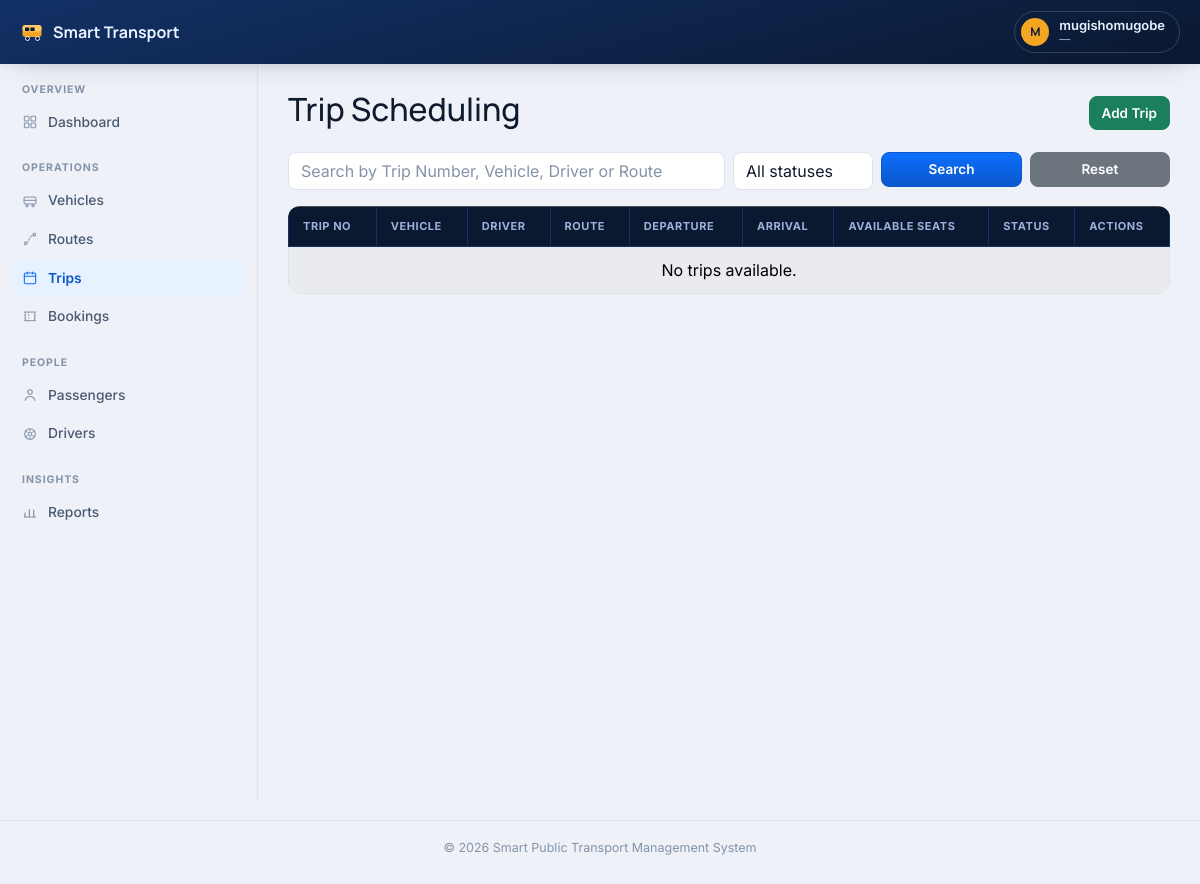
The app's page /trips/ (signed in), older data.
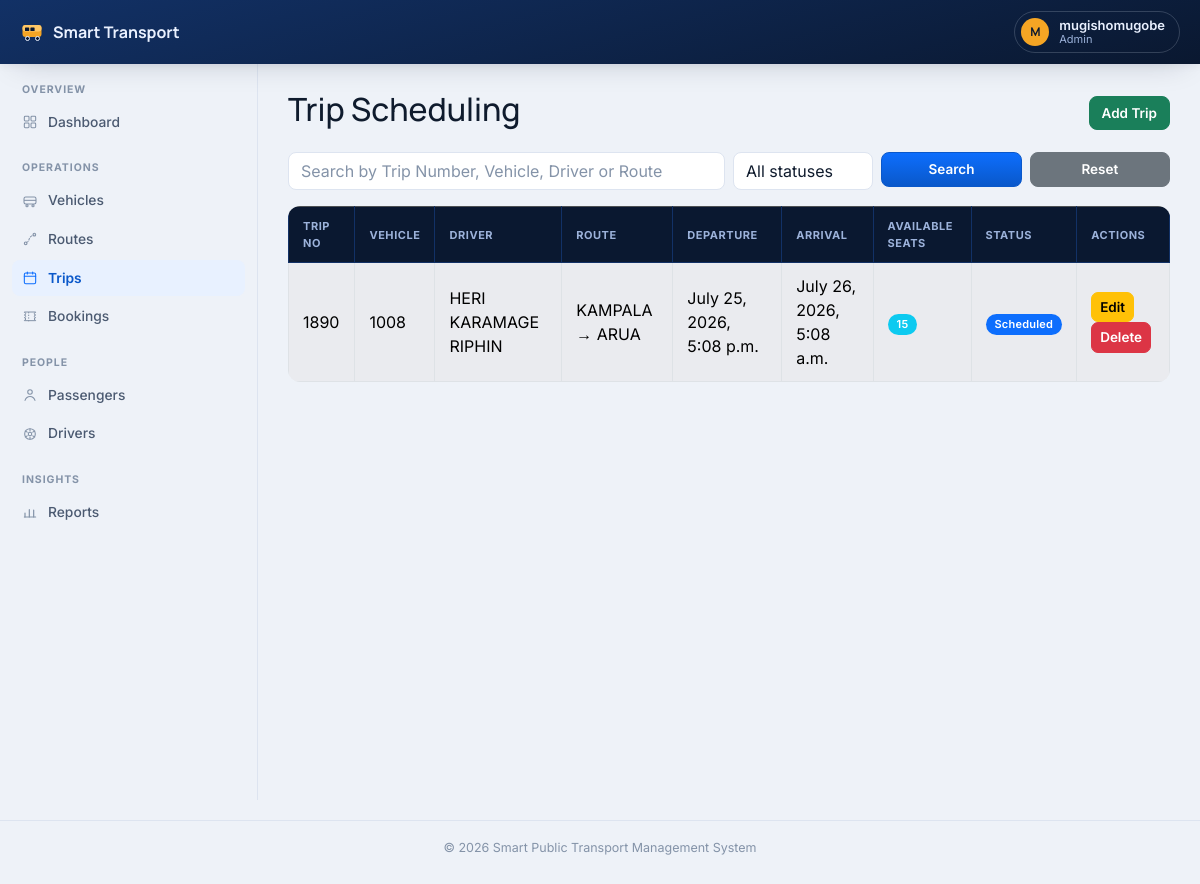
The same page, newer data.
### accounts/models.py (models this page shows, shortened)
class Profile(models.Model):
    ROLE_CHOICES = [
        ('ADMIN', 'Administrator'),
        ('STAFF', 'Staff'),
        ('PASSENGER', 'Passenger'),
    ]
    user = models.OneToOneField(
        User,
        on_delete=models.CASCADE
    )
    phone = models.CharField(
        max_length=20,
        blank=True
    )
    address = models.TextField(
        blank=True
    )
    profile_picture = models.ImageField(
        upload_to='profiles/',
        blank=True,
        null=True
    )
    role = models.CharField(
        max_length=20,
        choices=ROLE_CHOICES,
        default='PASSENGER'
    )
    created_at = models.DateTimeField(
        auto_now_add=True
    )

### trips/models.py (models this page shows, shortened)
class Trip(models.Model):
    STATUS_CHOICES = [
        ("SCHEDULED", "Scheduled"),
        ("IN_PROGRESS", "In Progress"),
        ("COMPLETED", "Completed"),
        ("CANCELLED", "Cancelled"),
    ]
    trip_number = models.CharField(
        max_length=30,
        unique=True
    )
    vehicle = models.ForeignKey(
        Vehicle,
        on_delete=models.CASCADE
    )
    driver = models.ForeignKey(
        Driver,
        on_delete=models.CASCADE
    )
    route = models.ForeignKey(
        Route,
        on_delete=models.CASCADE
    )
    departure_time = models.DateTimeField()
    arrival_time = models.DateTimeField()
    available_seats = models.PositiveIntegerField()
    status = models.CharField(
        max_length=20,
        choices=STATUS_CHOICES,
        default="SCHEDULED"
    )
    notes = models.TextField(
        blank=True
    )
    created_at = models.DateTimeField(
        auto_now_add=True
    )

### vehicles/models.py (models this page shows, shortened)
class Vehicle(models.Model):
    BUS = "Bus"
    TAXI = "Taxi"
    MINIBUS = "Minibus"
    VEHICLE_TYPES = [
        (BUS, "Bus"),
        (TAXI, "Taxi"),
        (MINIBUS, "Minibus"),
    ]
    vehicle_number = models.CharField(max_length=100, unique=True)
    vehicle_type = models.CharField(
        max_length=50,
        choices=VEHICLE_TYPES
    )
    seating_capacity = models.PositiveIntegerField()
    model = models.CharField(max_length=100)
    manufacturer = models.CharField(max_length=100)
    year = models.PositiveIntegerField()
    image = models.ImageField(upload_to='vehicles/')
    created_at = models.DateTimeField(auto_now_add=True)
    class Meta:
        ordering = ['vehicle_number']

### drivers/models.py (models this page shows, shortened)
class Driver(models.Model):
    full_name = models.CharField(max_length=200)
    phone = models.CharField(max_length=20)
    license_number = models.CharField(max_length=100, unique=True)
    years_of_experience = models.PositiveIntegerField(default=0)
    photo = models.ImageField(upload_to='drivers/')
    created_at = models.DateTimeField(auto_now_add=True)
    class Meta:
        ordering = ['full_name']

### routes/models.py (models this page shows, shortened)
class Route(models.Model):
    STATUS_CHOICES = [
        ("ACTIVE", "Active"),
        ("INACTIVE", "Inactive"),
    ]
    origin = models.CharField(max_length=200)
    destination = models.CharField(max_length=200)
    distance = models.DecimalField(
        max_digits=8,
        decimal_places=2
    )
    estimated_duration = models.DurationField()
    fare = models.DecimalField(
        max_digits=10,
        decimal_places=2
    )
    status = models.CharField(
        max_length=20,
        choices=STATUS_CHOICES,
        default="ACTIVE"
    )
    description = models.TextField(
        blank=True
    )
    created_at = models.DateTimeField(
        auto_now_add=True
    )
    class Meta:
        ordering = ["origin", "destination"]

### trips/views.py (the view, shortened to what this page needs)
@login_required
def trip_list(request):
    query = request.GET.get("q")
    trips = Trip.objects.select_related(
        "vehicle",
        "driver",
        "route"
    ).all().order_by("-departure_time")
    status = request.GET.get("status")
    if status:
        trips = trips.filter(status=status)
    paginator = Paginator(trips, 10)
    page = request.GET.get("page")
    trips = paginator.get_page(page)
    return render(
        request,
        "trips/trip_list.html",
        {
            "trips": trips,
            "query": query,
            "status": status,
            "status_choices": Trip.STATUS_CHOICES,
        }
    )

### templates/trips/trip_list.html (shortened to what this page needs)
{% extends "base.html" %}
{% block content %}
<div class="d-flex justify-content-between align-items-center mb-3">
    <h2>Trip Scheduling</h2>
    {% if user.is_superuser or user.profile.role == "STAFF" or user.profile.role == "ADMIN" %}
    <a href="{% url 'trips:create' %}" class="btn btn-success">
        Add Trip
    </a>
    {% endif %}
</div>
<form method="GET" class="mb-3">
    <div class="row g-2">
        <div class="col-md-6">
            <input
                type="text"
                name="q"
                class="form-control"
                placeholder="Search by Trip Number, Vehicle, Driver or Route"
                value="{{ query|default:'' }}"
            >
        </div>
        <div class="col-md-2">
            <select name="status" class="form-select" onchange="this.form.submit()">
                <option value="">All statuses</option>
            </select>
        </div>
        <div class="col-md-2">
            <button class="btn btn-primary w-100">
                Search
            </button>
        </div>
        <div class="col-md-2">
            <a href="{% url 'trips:list' %}"
               class="btn btn-secondary w-100">
                Reset
            </a>
        </div>
    </div>
</form>
<div class="table-responsive">
<table class="table table-bordered table-striped table-hover">
<thead class="table-dark">
<tr>
<th>Trip No</th>
<th>Vehicle</th>
<th>Driver</th>
<th>Route</th>
<th>Departure</th>
<th>Arrival</th>
<th>Available Seats</th>
<th>Status</th>
<th>Actions</th>
</tr>
</thead>
<tbody>
{% for trip in trips %}
<tr>
<td>{{ trip.trip_number }}</td>
<td>{{ trip.vehicle.vehicle_number }}</td>
<td>{{ trip.driver.full_name }}</td>
<td>
{{ trip.route.origin }}
→
{{ trip.route.destination }}
</td>
<td>{{ trip.departure_time }}</td>
<td>{{ trip.arrival_time }}</td>
<td>
<span class="badge bg-info">
{{ trip.available_seats }}
</span>
</td>
<td>
{% if trip.status == "SCHEDULED" %}
<span class="badge bg-primary">
Scheduled
</span>
{% elif trip.status == "IN_PROGRESS" %}
<span class="badge bg-warning">
In Progress
</span>
{% elif trip.status == "COMPLETED" %}
<span class="badge bg-success">
Completed
</span>
{% else %}
<span class="badge bg-danger">
Cancelled
</span>
{% endif %}
</td>
<td>
{% if user.is_superuser or user.profile.role == "STAFF" or user.profile.role == "ADMIN" %}
<a href="{% url 'trips:update' trip.id %}"
class="btn btn-warning btn-sm">
Edit
</a>
<a href="{% url 'trips:delete' trip.id %}"
class="btn btn-danger btn-sm">
Delete
</a>
{% else %}
&mdash;
{% endif %}
</td>
</tr>
{% empty %}
<tr>
<td colspan="9" class="text-center">
No trips available.
</td>
</tr>
{% endfor %}
</tbody>
</table>
</div>
{% endblock %}

### templates/includes/navbar.html (shortened to what this page needs)
<header class="app-topbar">
    <a class="app-brand" href="/">
        Smart Transport
    </a>
    {% if user.is_authenticated %}
    <div class="dropdown">
        <button class="topbar-user" type="button" data-bs-toggle="dropdown" aria-expanded="false">
            <span class="avatar">{{ user.username|slice:":1"|upper }}</span>
            <span class="who">
                <span class="name d-block">{{ user.get_full_name|default:user.username }}</span>
                <span class="role d-block">{{ user.profile.role|default:"—"|lower }}</span>
            </span>
        </button>
    </div>
    {% endif %}
</header>

Row changes from the older to the newer data that the page shows:
added Trip: trip_number "1890", vehicle.vehicle_number "1008", driver.full_name "HERI KARAMAGE RIPHIN", route.origin "KAMPALA", route.destination "ARUA", departure_time "July 25, 2026, 5:08 p.m.", arrival_time "July 26, 2026, 5:08 a.m.", available_seats "15", status "Scheduled"
Text that changed along with them:
{{ user.profile.role|default:"—"|lower }}: "—" → "Admin"
text no longer shown: "No trips available."
